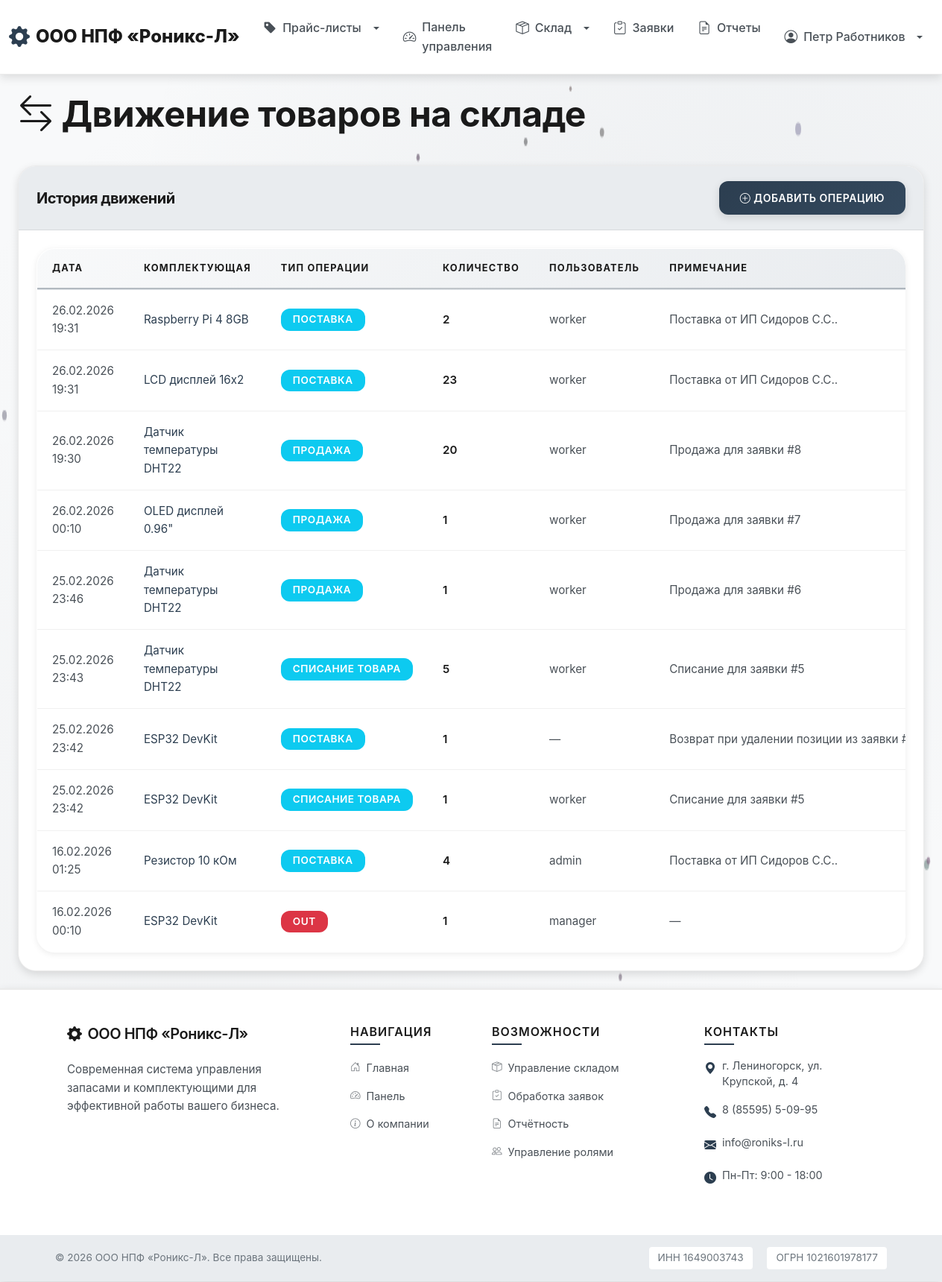
/inventory/movements/ (signed in), run on the app's committed database.
### users/models.py (models this page shows, shortened)
class User(AbstractUser):
    ROLE_CHOICES = [
        ('client', 'Клиент'),
        ('worker', 'Работник сервисного центра'),
    ]
    role = models.CharField(
        'Роль',
        max_length=20,
        choices=ROLE_CHOICES,
        default='client'
    )
    phone = models.CharField('Телефон', max_length=20, blank=True)
    address = models.TextField('Адрес', blank=True)
    created_at = models.DateTimeField('Дата регистрации', auto_now_add=True)
    updated_at = models.DateTimeField('Дата обновления', auto_now=True)
    class Meta:
        verbose_name = 'Пользователь'
        verbose_name_plural = 'Пользователи'
        ordering = ['-created_at']
    @property
    def is_worker(self):
        return self.role == 'worker'

### inventory/models.py (models this page shows, shortened)
class StockMovement(models.Model):
    MOVEMENT_TYPES = [
        ('supply', 'Поставка'),
        ('sale', 'Продажа'),
        ('write_off', 'Списание товара'),
        ('return_supplier', 'Возврат поставщику'),
        ('inventory', 'Инвентаризация'),
        ('transfer', 'Перемещение'),
    ]
    component = models.ForeignKey(
        Component,
        on_delete=models.CASCADE,
        related_name='movements',
        verbose_name='Комплектующая'
    )
    movement_type = models.CharField('Тип операции', max_length=20, choices=MOVEMENT_TYPES)
    quantity = models.PositiveIntegerField('Количество')
    note = models.TextField('Примечание', blank=True)
    user = models.ForeignKey(
        'users.User',
        on_delete=models.SET_NULL,
        null=True,
        related_name='stock_movements',
        verbose_name='Пользователь'
    )
    created_at = models.DateTimeField('Дата операции', auto_now_add=True)
    class Meta:
        verbose_name = 'Движение товара'
        verbose_name_plural = 'Движения товаров'
        ordering = ['-created_at']

class Component(models.Model):
    name = models.CharField('Название', max_length=200)
    category = models.ForeignKey(
        Category,
        on_delete=models.CASCADE,
        related_name='components',
        verbose_name='Категория'
    )
    description = models.TextField('Описание', blank=True)
    article_number = models.CharField('Артикул', max_length=100, unique=True)
    manufacturer = models.CharField('Производитель', max_length=200, blank=True)
    price = models.DecimalField(
        'Цена',
        max_digits=10,
        decimal_places=2,
        validators=[MinValueValidator(Decimal('0.01'))]
    )
    quantity = models.PositiveIntegerField('Количество на складе', default=0)
    min_quantity = models.PositiveIntegerField('Минимальное количество', default=5)
    image = models.ImageField('Изображение', upload_to='components/', blank=True, null=True)
    created_at = models.DateTimeField('Дата добавления', auto_now_add=True)
    updated_at = models.DateTimeField('Дата обновления', auto_now=True)
    class Meta:
        verbose_name = 'Комплектующая'
        verbose_name_plural = 'Комплектующие'
        ordering = ['name']

### inventory/views.py (the view)
# urls.py: path('movements/', views.movement_list, name='movement_list'),
@login_required
def movement_list(request):
    if not (request.user.is_worker or request.user.is_superuser):
        messages.error(request, 'У вас нет доступа к этой странице.')
        return redirect('core:dashboard')
    movements = StockMovement.objects.select_related('component', 'user').all()
    return render(request, 'inventory/movement_list.html', {'movements': movements})

### templates/inventory/movement_list.html (shortened to what this page needs)
{% extends 'base.html' %}
{% block content %}
<div class="container-fluid">
    <div class="row mb-4">
        <div class="col-12">
            <h1 class="display-5 fw-bold">
                <i class="bi bi-arrow-left-right"></i> Движение товаров на складе
            </h1>
        </div>
    </div>
    <div class="card">
        <div class="card-header d-flex justify-content-between align-items-center">
            <h5 class="mb-0">История движений</h5>
            <a href="{% url 'inventory:movement_create' %}" class="btn btn-primary">
                <i class="bi bi-plus-circle"></i> Добавить операцию
            </a>
        </div>
        <div class="card-body">
            <div class="table-responsive">
                <table class="table table-hover">
                    <thead>
                        <tr>
                            <th>Дата</th>
                            <th>Комплектующая</th>
                            <th>Тип операции</th>
                            <th>Количество</th>
                            <th>Пользователь</th>
                            <th>Примечание</th>
                        </tr>
                    </thead>
                    <tbody>
                        {% for movement in movements %}
                            <tr>
                                <td>{{ movement.created_at|date:"d.m.Y H:i" }}</td>
                                <td>
                                    <a href="{% url 'inventory:component_detail' movement.component.pk %}">
                                        {{ movement.component.name }}
                                    </a>
                                </td>
                                <td>
                                    {% if movement.movement_type == 'in' %}
                                        <span class="badge bg-success">{{ movement.get_movement_type_display }}</span>
                                    {% elif movement.movement_type == 'out' %}
                                        <span class="badge bg-danger">{{ movement.get_movement_type_display }}</span>
                                    {% else %}
                                        <span class="badge bg-info">{{ movement.get_movement_type_display }}</span>
                                    {% endif %}
                                </td>
                                <td><strong>{{ movement.quantity }}</strong></td>
                                <td>{{ movement.user.username|default:"—" }}</td>
                                <td>{{ movement.note|truncatewords:10|default:"—" }}</td>
                            </tr>
                        {% empty %}
                            <tr>
                                <td colspan="6" class="text-center text-muted">Нет операций</td>
                            </tr>
                        {% endfor %}
                    </tbody>
                </table>
            </div>
        </div>
    </div>
</div>
{% endblock %}

### templates/base.html (shortened to what this page needs)
<!DOCTYPE html>
<html lang="ru">
<head>
    <link href="https://cdn.jsdelivr.net/npm/bootstrap@5.3.0/dist/css/bootstrap.min.css" rel="stylesheet">
    <link rel="stylesheet" href="https://cdn.jsdelivr.net/npm/bootstrap-icons@1.11.0/font/bootstrap-icons.css">
    {% load static %}
    <link rel="stylesheet" href="{% static 'css/style.css' %}">
</head>
<body class="d-flex flex-column min-vh-100">
    <nav class="navbar navbar-expand-lg navbar-light sticky-top">
        <div class="container-fluid">
            <a class="navbar-brand company-logo" href="{% url 'core:home' %}">
                <i class="bi bi-gear-fill"></i> ООО НПФ «Роникс-Л»
            </a>
            <div class="collapse navbar-collapse" id="navbarNav">
                <ul class="navbar-nav me-auto">
                    <li class="nav-item dropdown">
                        <a class="nav-link dropdown-toggle" href="#" role="button" data-bs-toggle="dropdown">
                            <i class="bi bi-tag-fill"></i> Прайс-листы
                        </a>
                    </li>
                    {% if user.is_authenticated %}
                        <li class="nav-item">
                            <a class="nav-link" href="{% url 'core:dashboard' %}">
                                <i class="bi bi-speedometer2"></i> Панель управления
                            </a>
                        </li>
                        {% if user.is_worker or user.is_superuser %}
                            <li class="nav-item dropdown">
                                <a class="nav-link dropdown-toggle" href="#" role="button" data-bs-toggle="dropdown">
                                    <i class="bi bi-box-seam"></i> Склад
                                </a>
                            </li>
                        {% endif %}
                        <li class="nav-item">
                            <a class="nav-link" href="{% url 'orders:order_list' %}">
                                <i class="bi bi-clipboard-check"></i> Заявки
                            </a>
                        </li>
                        {% if user.is_worker or user.is_superuser %}
                            <li class="nav-item">
                                <a class="nav-link" href="{% url 'reports:home' %}">
                                    <i class="bi bi-file-earmark-text"></i> Отчеты
                                </a>
                            </li>
                        {% endif %}
                    {% endif %}
                </ul>
                <ul class="navbar-nav ms-auto">
                    {% if user.is_authenticated %}
                        <li class="nav-item dropdown">
                            <a class="nav-link dropdown-toggle" href="#" role="button" data-bs-toggle="dropdown">
                                <i class="bi bi-person-circle"></i> {{ user.get_full_name|default:user.username }}
                            </a>
                        </li>
                    {% endif %}
                </ul>
            </div>
        </div>
    </nav>
    <main class="container-fluid py-4 flex-grow-1">
        {% block content %}{% endblock %}
    </main>
    <footer class="footer-modern mt-auto">
        <div class="footer-top py-5">
            <div class="container">
                <div class="row g-4">
                    <div class="col-lg-4 col-md-6">
                        <div class="footer-section">
                            <h5 class="footer-title mb-4">
                                <i class="bi bi-gear-fill me-2"></i>ООО НПФ «Роникс-Л»
                            </h5>
                            <p class="footer-text mb-3">
                                Современная система управления запасами и комплектующими для эффективной работы вашего бизнеса.
                            </p>
                        </div>
                    </div>
                    <div class="col-lg-2 col-md-6">
                        <div class="footer-section">
                            <h6 class="footer-subtitle mb-3">Навигация</h6>
                            <ul class="footer-links">
                                <li><a href="{% url 'core:home' %}"><i class="bi bi-house-door me-2"></i>Главная</a></li>
                                {% if user.is_authenticated %}
                                <li><a href="{% url 'core:dashboard' %}"><i class="bi bi-speedometer2 me-2"></i>Панель</a></li>
                                {% endif %}
                                <li><a href="{% url 'core:about' %}"><i class="bi bi-info-circle me-2"></i>О компании</a></li>
                            </ul>
                        </div>
                    </div>
                    <div class="col-lg-3 col-md-6">
                        <div class="footer-section">
                            <h6 class="footer-subtitle mb-3">Возможности</h6>
                            <ul class="footer-links">
                                <li><a href="#"><i class="bi bi-box-seam me-2"></i>Управление складом</a></li>
                                <li><a href="#"><i class="bi bi-clipboard-check me-2"></i>Обработка заявок</a></li>
                                <li><a href="#"><i class="bi bi-file-earmark-text me-2"></i>Отчётность</a></li>
                                <li><a href="#"><i class="bi bi-people me-2"></i>Управление ролями</a></li>
                            </ul>
                        </div>
                    </div>
                    <div class="col-lg-3 col-md-6">
                        <div class="footer-section">
                            <h6 class="footer-subtitle mb-3">Контакты</h6>
                            <ul class="footer-contacts">
                                <li>
                                    <i class="bi bi-geo-alt-fill me-2"></i>
                                    <span>г. Лениногорск, ул. Крупской, д. 4</span>
                                </li>
                                <li>
                                    <i class="bi bi-telephone-fill me-2"></i>
                                    <span>8 (85595) 5-09-95</span>
                                </li>
                                <li>
                                    <i class="bi bi-envelope-fill me-2"></i>
                                    <span>info@roniks-l.ru</span>
                                </li>
                                <li>
                                    <i class="bi bi-clock-fill me-2"></i>
                                    <span>Пн-Пт: 9:00 - 18:00</span>
                                </li>
                            </ul>
                        </div>
                    </div>
                </div>
            </div>
        </div>
        <div class="footer-bottom py-3">
            <div class="container">
                <div class="row align-items-center">
                    <div class="col-md-6 text-center text-md-start mb-2 mb-md-0">
                        <p class="footer-copyright mb-0">
                            &copy; 2026 ООО НПФ «Роникс-Л». Все права защищены.
                        </p>
                    </div>
                    <div class="col-md-6 text-center text-md-end">
                        <p class="footer-legal mb-0">
                            <span class="me-3">ИНН 1649003743</span>
                            <span>ОГРН 1021601978177</span>
                        </p>
                    </div>
                </div>
            </div>
        </div>
    </footer>
</body>
</html>

### data on the page
User: get_full_name "Петр Работников"
StockMovement: created_at "26.02.2026 19:31", component.name "Raspberry Pi 4 8GB", movement_type "ПОСТАВКА", quantity "2", user.username "worker", note "Поставка от ИП Сидоров С.С.."
StockMovement: created_at "26.02.2026 19:31", component.name "LCD дисплей 16x2", movement_type "ПОСТАВКА", quantity "23", user.username "worker", note "Поставка от ИП Сидоров С.С.."
StockMovement: created_at "26.02.2026 19:30", component.name "Датчик температуры DHT22", movement_type "ПРОДАЖА", quantity "20", user.username "worker", note "Продажа для заявки #8"
StockMovement: created_at "26.02.2026 00:10", component.name "OLED дисплей 0.96\"", movement_type "ПРОДАЖА", quantity "1", user.username "worker", note "Продажа для заявки #7"
StockMovement: created_at "25.02.2026 23:46", component.name "Датчик температуры DHT22", movement_type "ПРОДАЖА", quantity "1", user.username "worker", note "Продажа для заявки #6"
StockMovement: created_at "25.02.2026 23:43", component.name "Датчик температуры DHT22", movement_type "СПИСАНИЕ ТОВАРА", quantity "5", user.username "worker", note "Списание для заявки #5"
StockMovement: created_at "25.02.2026 23:42", component.name "ESP32 DevKit", movement_type "ПОСТАВКА", quantity "1", user.username "—", note "Возврат при удалении позиции из заявки…"
StockMovement: created_at "25.02.2026 23:42", component.name "ESP32 DevKit", movement_type "СПИСАНИЕ ТОВАРА", quantity "1", user.username "worker", note "Списание для заявки #5"
StockMovement: created_at "16.02.2026 01:25", component.name "Резистор 10 кОм", movement_type "ПОСТАВКА", quantity "4", user.username "admin", note "Поставка от ИП Сидоров С.С.."
StockMovement: created_at "16.02.2026 00:10", component.name "ESP32 DevKit", movement_type "OUT", quantity "1", user.username "manager", note "—"
